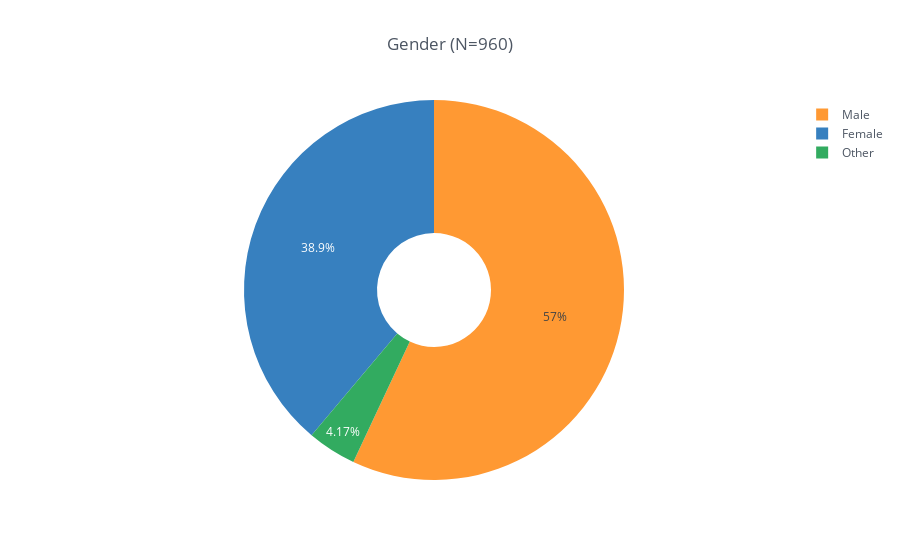

This figure's notebook cell:
### Code cell
total_responses = sum(gcbs_clean_df['DEMO_gender'].value_counts())
gender_df = gcbs_clean_df['DEMO_gender'].value_counts().rename_axis('DEMO_gender').reset_index(name='counts')
gender_df.iplot(kind='pie', labels='DEMO_gender', values='counts', title='Gender (N={})'.format(total_responses), hoverinfo="label+percent+name", hole=0.3, theme='white')

### Figure 1 — Plotly figure (JSON) as saved in the notebook; plotly's stock layout.template omitted (floating-point values rounded to 4 significant figures)
{"data": [{"hole": 0.3, "labels": ["Male", "Female", "Other"], "marker": {"colors": ["rgba(255, 153, 51, 1.0)", "rgba(55, 128, 191, 1.0)", "rgba(50, 171, 96, 1.0)"]}, "name": "", "type": "pie", "values": [547, 373, 40]}], "layout": {"legend": {"bgcolor": "#FFFFFF", "font": {"color": "#4D5663"}}, "paper_bgcolor": "#FFFFFF", "plot_bgcolor": "#FFFFFF", "title": "Gender (N=960)", "titlefont": {"color": "#4D5663"}}}
